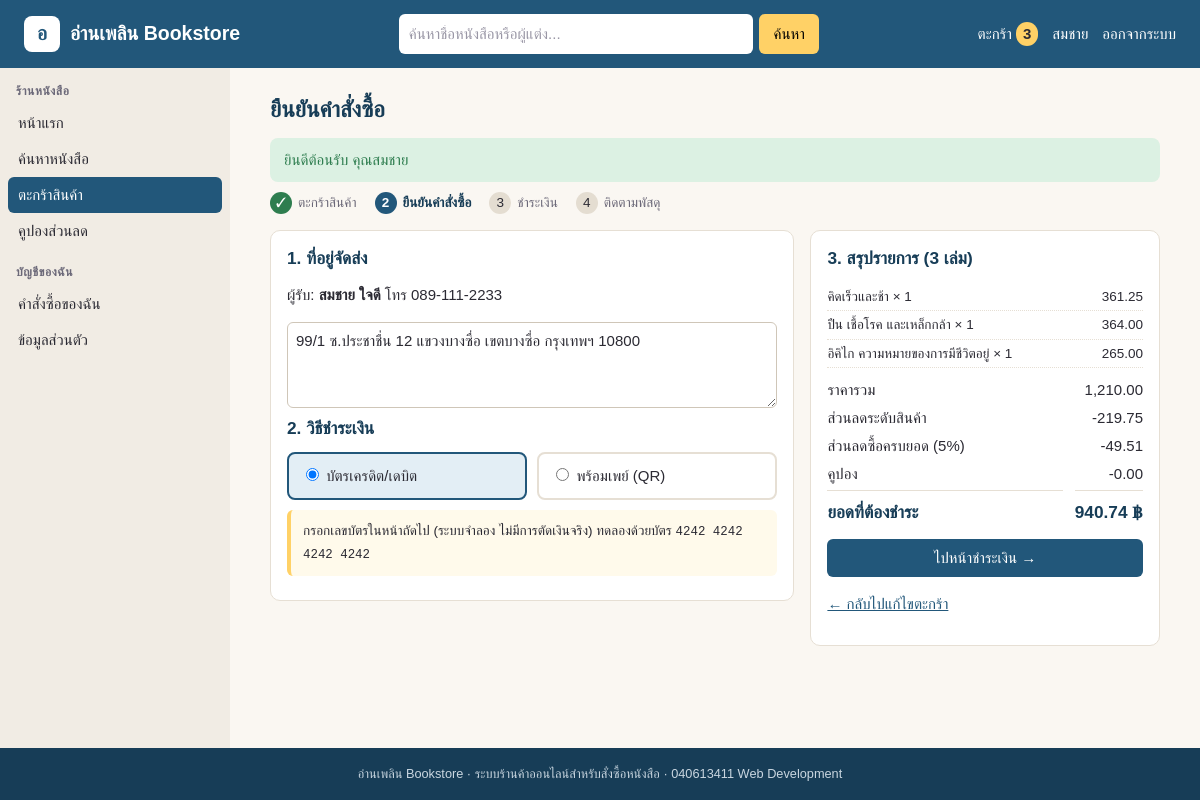
Page /bookshop/checkout.php (signed in) on the committed database.
### tables this page shows
CREATE TABLE member (
  member_id     INT AUTO_INCREMENT PRIMARY KEY,
  first_name    VARCHAR(50)  NOT NULL,
  last_name     VARCHAR(50)  NOT NULL,
  email         VARCHAR(100) NOT NULL UNIQUE,
  password_hash VARCHAR(255) NOT NULL,
  phone         VARCHAR(20)  NOT NULL,
  address       TEXT         NOT NULL,
  role          ENUM('customer','admin') NOT NULL DEFAULT 'customer',
  created_at    DATETIME     NOT NULL DEFAULT CURRENT_TIMESTAMP
);

CREATE TABLE book (
  book_id     INT AUTO_INCREMENT PRIMARY KEY,
  title       VARCHAR(200)  NOT NULL,
  author      VARCHAR(150)  NOT NULL,
  category_id INT           NOT NULL,
  price       DECIMAL(10,2) NOT NULL,
  stock       INT           NOT NULL DEFAULT 0,
  description TEXT,
  added_date  DATE          NOT NULL COMMENT 'วันที่นำเข้าระบบ ใช้คำนวณสินค้าค้างสต็อก',
  FOREIGN KEY (category_id) REFERENCES category(category_id)
);

CREATE TABLE promotion (
  promo_id          INT AUTO_INCREMENT PRIMARY KEY,
  promo_name        VARCHAR(150) NOT NULL,
  promo_type        ENUM('tier','seasonal','clearance') NOT NULL,
  discount_percent  DECIMAL(5,2) NOT NULL,
  min_spend         DECIMAL(10,2) NULL,
  category_id       INT NULL,
  min_days_in_stock INT NULL,
  max_stock         INT NULL,
  start_date        DATE NOT NULL,
  end_date          DATE NOT NULL,
  is_active         TINYINT(1) NOT NULL DEFAULT 1,
  FOREIGN KEY (category_id) REFERENCES category(category_id)
);

### bookshop/functions.php (called while the page is built, shortened)
<?php
function is_login() {
    return !empty($_SESSION["member_id"]);
}
function cart_get($pdo) {
    $stmt = $pdo->prepare("SELECT book_id, quantity FROM cart_item WHERE member_id = ? ORDER BY added_at");
    $stmt->bindParam(1, $_SESSION["member_id"]);
    $stmt->execute();
    $cart = [];
    while ($row = $stmt->fetch())
        $cart[$row["book_id"]] = $row["quantity"];
    return $cart;
}
function cart_count($pdo) {
    return array_sum(cart_get($pdo));
}
function price_cart($pdo, $cart, $coupon_code) {
    $r = ["lines" => [], "subtotal" => 0, "item_discount" => 0,
          "tier" => null, "next_tier" => null, "tier_discount" => 0,
          "coupon" => null, "coupon_error" => "", "coupon_discount" => 0, "net_total" => 0];
    $ids = array_keys($cart);
    $marks = implode(", ", array_fill(0, count($ids), "?"));
    $stmt = $pdo->prepare("SELECT b.book_id, b.title, b.author, b.price, b.stock,
               p.promo_id, p.promo_name, IFNULL(p.discount_percent, 0) AS discount_percent
        FROM book b
        LEFT JOIN promotion p ON p.promo_id = (
            SELECT p2.promo_id
            FROM promotion p2
            WHERE p2.is_active = 1
              AND CURDATE() BETWEEN p2.start_date AND p2.end_date
              AND (  (p2.promo_type = 'seasonal'
                      AND (p2.category_id IS NULL OR p2.category_id = b.category_id))
                  OR (p2.promo_type = 'clearance'
                      AND DATEDIFF(CURDATE(), b.added_date) >= p2.min_days_in_stock
                      AND b.stock <= p2.max_stock) )
            ORDER BY p2.discount_percent DESC
            LIMIT 1)
        WHERE b.book_id IN ($marks)
        ORDER BY b.title");
    $stmt->execute($ids);
    while ($row = $stmt->fetch()) {
        $row["qty"]             = $cart[$row["book_id"]];
        $row["line_price"]      = $row["qty"] * $row["price"];
        $row["discount_amount"] = round($row["line_price"] * $row["discount_percent"] / 100, 2);
        $row["line_total"]      = $row["line_price"] - $row["discount_amount"];
        $r["lines"][]           = $row;
        $r["subtotal"]         += $row["line_price"];
        $r["item_discount"]    += $row["discount_amount"];
    }
    $after_item = round($r["subtotal"] - $r["item_discount"], 2);
    $stmt = $pdo->prepare("SELECT promo_id, promo_name, discount_percent, min_spend
                           FROM promotion
                           WHERE promo_type = 'tier' AND is_active = 1
                             AND CURDATE() BETWEEN start_date AND end_date
                           ORDER BY min_spend");
    $stmt->execute();
    while ($row = $stmt->fetch()) {
        if ($after_item >= $row["min_spend"])
            $r["tier"] = $row;
        else if (!$r["next_tier"])
            $r["next_tier"] = $row;
    }
    if ($r["tier"])
        $r["tier_discount"] = round($after_item * $r["tier"]["discount_percent"] / 100, 2);
    $after_tier = round($after_item - $r["tier_discount"], 2);
    $r["net_total"] = round($after_tier - $r["coupon_discount"], 2);
    return $r;
}
?>

### bookshop/checkout.php (the view, shortened to what this page needs)
<?php include "connect.php"; ?>
<?php
$cart  = cart_get($pdo);
$price = price_cart($pdo, $cart, $_SESSION["coupon"] ?? "");
include "header.php";
$stmt = $pdo->prepare("SELECT first_name, last_name, phone, address FROM member WHERE member_id = ?");
$stmt->bindParam(1, $_SESSION["member_id"]);
$stmt->execute();
$me = $stmt->fetch();
$address = $_SESSION["checkout"]["address"] ?? $me["address"];
$method  = $_SESSION["checkout"]["method"] ?? "card";
?>
<ol class="steps">
  <li class="done">ตะกร้าสินค้า</li>
  <li class="now">ยืนยันคำสั่งซื้อ</li>
  <li>ชำระเงิน</li>
  <li>ติดตามพัสดุ</li>
</ol>
<form action="payment.php" method="post" class="checkout">
  <section class="panel">
    <h2>1. ที่อยู่จัดส่ง</h2>
    <p>ผู้รับ: <b><?=htmlspecialchars($me["first_name"] . " " . $me["last_name"])?></b> โทร <?=htmlspecialchars($me["phone"])?></p>
    <textarea name="address" rows="3" required minlength="10" maxlength="500" aria-label="ที่อยู่จัดส่ง"><?=htmlspecialchars($address)?></textarea>
    <h2>2. วิธีชำระเงิน</h2>
    <div class="pay-methods">
      <label class="pay-option">
        <input type="radio" id="method-card" name="method" value="card" onchange="showMethod()"<?=$method == "card" ? " checked" : ""?>>
        บัตรเครดิต/เดบิต
      </label>
      <label class="pay-option">
        <input type="radio" id="method-promptpay" name="method" value="promptpay" onchange="showMethod()"<?=$method == "promptpay" ? " checked" : ""?>>
        พร้อมเพย์ (QR)
      </label>
    </div>
    <div id="info-card" class="hint-box"<?=$method == "card" ? "" : ' style="display:none"'?>>
      กรอกเลขบัตรในหน้าถัดไป (ระบบจำลอง ไม่มีการตัดเงินจริง) ทดลองด้วยบัตร <code>4242 4242 4242 4242</code>
    </div>
  </section>
  <section class="panel summary">
    <h2>3. สรุปรายการ (<?=array_sum($cart)?> เล่ม)</h2>
    <ul class="mini-list">
<?php foreach ($price["lines"] as $line) : ?>
      <li><span><?=htmlspecialchars($line["title"])?> &times; <?=$line["qty"]?></span><span><?=number_format($line["line_total"], 2)?></span></li>
<?php endforeach; ?>
    </ul>
    <dl>
      <dt>ราคารวม</dt><dd><?=number_format($price["subtotal"], 2)?></dd>
      <dt>ส่วนลดระดับสินค้า</dt><dd>-<?=number_format($price["item_discount"], 2)?></dd>
      <dt>ส่วนลดซื้อครบยอด<?=$price["tier"] ? " (" . ($price["tier"]["discount_percent"] + 0) . "%)" : ""?></dt><dd>-<?=number_format($price["tier_discount"], 2)?></dd>
      <dt>คูปอง<?=$price["coupon"] ? " " . htmlspecialchars($_SESSION["coupon"]) : ""?></dt><dd>-<?=number_format($price["coupon_discount"], 2)?></dd>
      <dt class="total">ยอดที่ต้องชำระ</dt><dd class="total"><?=number_format($price["net_total"], 2)?> ฿</dd>
    </dl>
    <input type="submit" class="block" value="ไปหน้าชำระเงิน &rarr;">
    <p><a href="cart.php">&larr; กลับไปแก้ไขตะกร้า</a></p>
  </section>
</form>
<?php include "footer.php"; ?>

### bookshop/style.css (style rules this page uses)
:root { --ink: #2b2a33; --muted: #6b6878; --paper: #faf7f2; --card: #ffffff; --line: #e6dfd4; --brand: #22577a; --brand-dark: #173d57; --brand-soft: #e3eef5; --sale: #c8553d; --good: #2e7d4f; --warn: #b7791f; }
* { box-sizing: border-box; }
html { background: var(--brand-dark); }
body { margin: 0; font-family: "Sarabun", "Leelawadee UI", Tahoma, sans-serif; font-size: 15px; line-height: 1.6; color: var(--ink); background: var(--paper); display: flex; flex-flow: column; min-height: 100vh; }
a { color: var(--brand); }
code { font-family: Consolas, "Cascadia Mono", monospace; font-size: 0.92em; }
h2 { color: var(--brand-dark); }
.panel { padding: 14px 16px; margin-bottom: 16px; background: var(--card); border: 1px solid var(--line); border-radius: 10px; }
.panel > h2 { margin: 0 0 10px; font-size: 1.15em; }
.panel > h2 + p { margin-top: 0; }
.hint-box { padding: 10px 12px; margin: 10px 0; border-left: 4px solid #ffd166; border-radius: 6px; background: #fffaeb; font-size: 0.9em; }
form.filter input:not([type="submit"]):not([type="checkbox"]), form.filter select, form.edit input:not([type="submit"]):not([type="checkbox"]):not([type="file"]), form.edit select, form.edit textarea, .inline-form input[type="text"], .inline-form input[type="number"], .checkout textarea { padding: 6px 8px; border: 1px solid #cfc6b8; border-radius: 6px; font: inherit; color: var(--ink); background: #fff; }
.btn, button.btn, input[type="submit"] { display: inline-block; padding: 7px 16px; border: 0; border-radius: 6px; background: var(--brand); color: #fff; font: inherit; text-decoration: none; cursor: pointer; }
.btn.block, input[type="submit"].block { display: block; width: 100%; margin: 12px 0 8px; text-align: center; }
.cart-bottom, .checkout, .detail-bottom, .auth-layout { display: grid; grid-template-columns: 1fr; gap: 16px; }
.summary dl { display: grid; grid-template-columns: 1fr auto; gap: 4px 12px; margin: 0; }
.summary dd { margin: 0; text-align: right; }
.summary .total { padding-top: 8px; border-top: 1px solid var(--line); font-size: 1.15em; font-weight: bold; color: var(--brand-dark); }
.mini-list { list-style: none; margin: 0 0 10px; padding: 0; font-size: 0.9em; }
.mini-list > li { display: flex; justify-content: space-between; gap: 10px; padding: 3px 0; border-bottom: 1px dotted var(--line); }
.checkout textarea { width: 100%; }
ol.steps { display: flex; flex-wrap: wrap; gap: 6px 18px; margin: 0 0 16px; padding: 0; list-style: none; counter-reset: step; font-size: 0.9em; color: var(--muted); }
ol.steps > li { counter-increment: step; }
ol.steps > li::before { content: counter(step); display: inline-grid; place-items: center; width: 22px; height: 22px; margin-right: 6px; border-radius: 50%; background: #e4ddd1; color: var(--ink); }
ol.steps > li.done::before { content: "✓"; background: var(--good); color: #fff; }
ol.steps > li.now { color: var(--brand-dark); font-weight: bold; }
ol.steps > li.now::before { background: var(--brand); color: #fff; }
.pay-methods { display: flex; flex-wrap: wrap; gap: 10px; }
.pay-option { flex: 1; min-width: 150px; padding: 10px 12px; border: 2px solid var(--line); border-radius: 8px; cursor: pointer; }
.pay-option:has(input:checked) { border-color: var(--brand); background: var(--brand-soft); }
@media only screen and (min-width: 768px) { .cart-bottom, .checkout, .auth-layout { grid-template-columns: 3fr 2fr; align-items: start; } }

### rows in the picture
member: first_name+last_name "สมชาย ใจดี", phone "089-111-2233", address "99/1 ซ.ประชาชื่น 12 แขวงบางซื่อ เขตบางซื่อ กรุงเทพฯ 10800"
book: title "คิดเร็วและช้า", qty "1", line_total "361.25"
book: title "ปืน เชื้อโรค และเหล็กกล้า", qty "1", line_total "364.00"
book: title "อิคิไก ความหมายของการมีชีวิตอยู่", qty "1", line_total "265.00"
promotion: $price["tier"]["discount_percent"] + 0 "5"

### other values in the picture
$shop_name "อ่านเพลิน Bookstore"
cart_count($pdo) "3"
$_SESSION["first_name"] "สมชาย"
$group "ร้านหนังสือ"
$label "หน้าแรก"
$label "ค้นหาหนังสือ"
$label "ตะกร้าสินค้า"
$label "คูปองส่วนลด"
$group "บัญชีของฉัน"
$label "คำสั่งซื้อของฉัน"
$label "ข้อมูลส่วนตัว"
$title "ยืนยันคำสั่งซื้อ"
$flash[1] "ยินดีต้อนรับ คุณสมชาย"
array_sum($cart) "3"
$price["subtotal"] "1,210.00"
